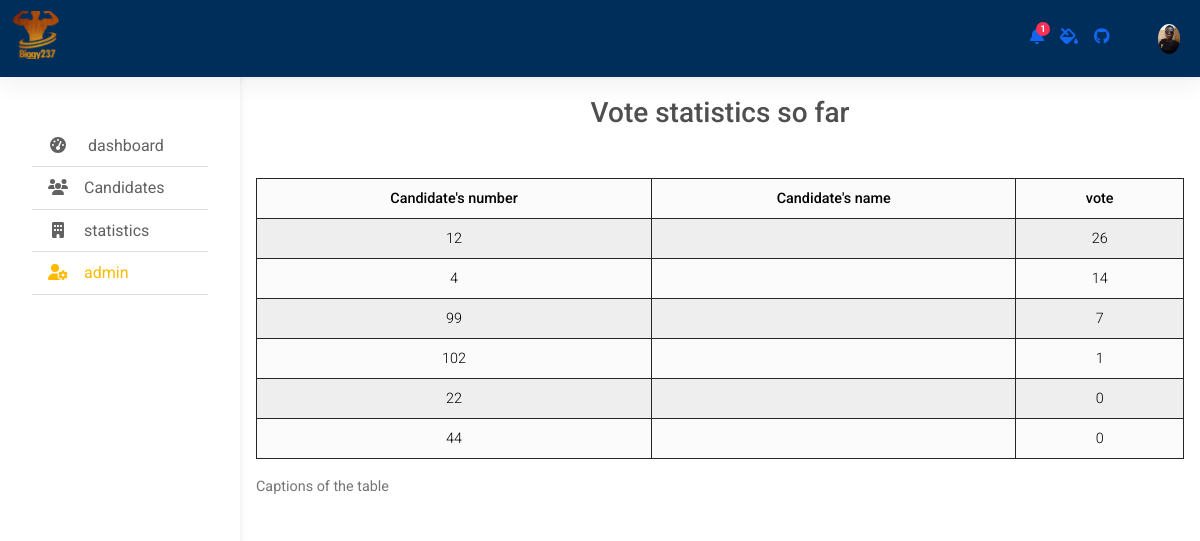
Page /statistics on the earlier database version.
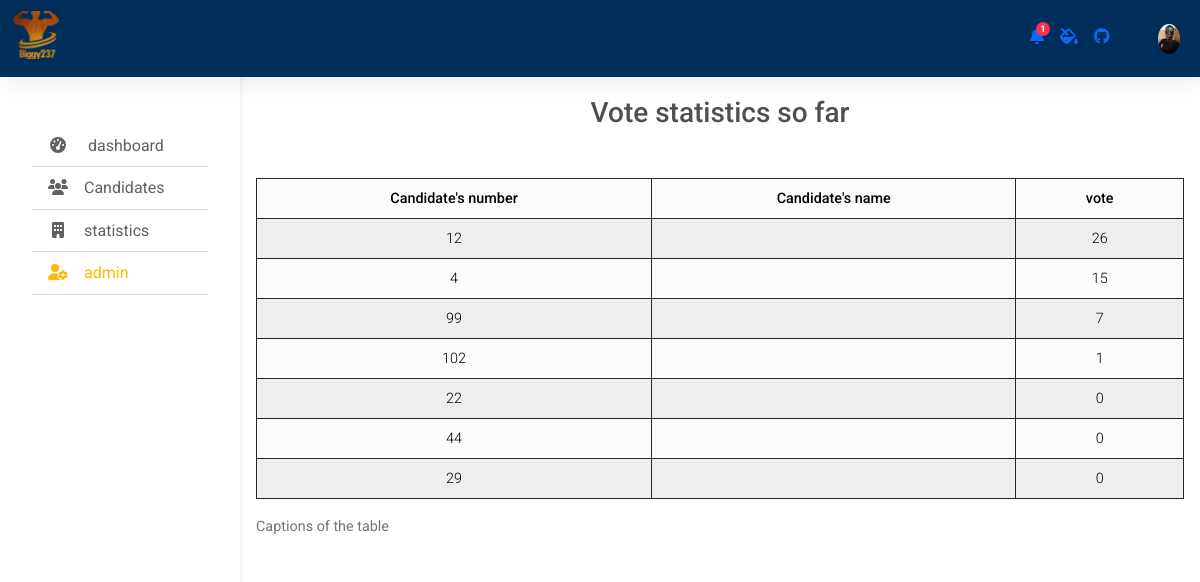
Same page on the later database version.
### polls/models.py (models this page shows, shortened)
class Choice(models.Model):
	candidate_name       =  models.CharField(max_length =  200)
	carrier_history      =  models.CharField(max_length = 400,null = True)
	candidate_status     =  models.CharField (max_length =200,null=True)
	candidate_email      =  models.CharField(max_length =  200 , null = True)
	candidate_date_birth =  models.DateField(null       = True)
	candidate_number     =  models.IntegerField()
	candidate_tel        =  models.IntegerField( default = 0)
	candidate_image      =  models.ImageField(upload_to ='img/',null   = True, blank  = True)
	candidate_role       =  models.CharField(max_length = 200,  null     = True)
	vote                 =  models.IntegerField(default = 0)

### polls/views.py (the view)
# urls.py: path('statistics',views.statistics,name= 'statistics'),
def statistics(request):
	candidates = Choice.objects.all().order_by('-vote')
	context = {
	'candidates':candidates,
	}
	return render(request,'polls/detail.html', context=context)

### polls/templates/polls/detail.html
{% extends "polls/base_generic.html" %}
{% block content %}
      <main>
          <div class="card text-center " style="margin-top:80px; height: 90vh;">
              <div class="card-body">
                <h3>Vote statistics so far</h3>
                  <div class="table-responsive mt-5">
                  <table class="table table-striped table-hover table-bordered table-sm table-light border-dark">
                    <thead>
                      <tr>
                        <th scope="col">Candidate's number</th>
                        <th scope="col">Candidate's name</th>
                        <th scope="col">vote</th>
                      </tr>
                    </thead>
                    <tbody>
                      {% for candidate in candidates%}
                      <tr>
                        <td scope="row">{{candidate.candidate_number}}</td>
                        <td>{{candidate.Choice_text}}</td>
                        <td>{{candidate.vote}}</td>
                      </tr>
                      {% endfor %}
                    </tbody>
                    <caption>
                      Captions of the table
                    </caption>
                      </table>
                  </div>
              </div>
          </div>
      </main>
 {% endblock %}

Differences in the rows shown:
changed Choice (number 2 of 7 on the later page): vote "14" → "15"
added Choice: candidate_number "29", vote "0"
